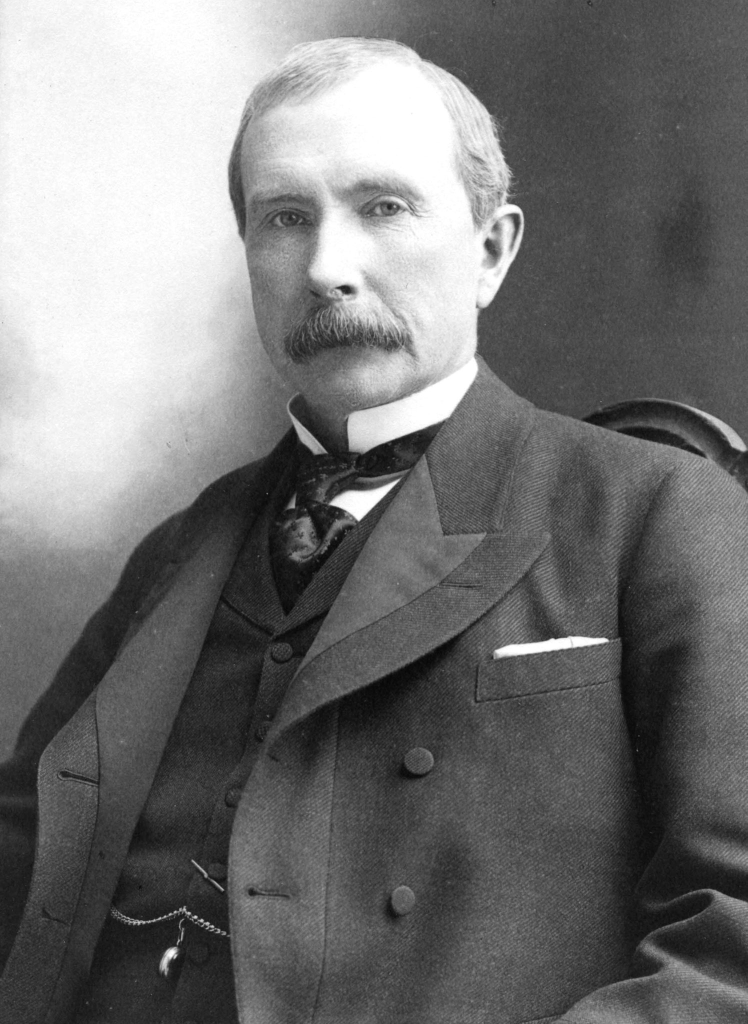
#> input picture assets/brand/_tmp/rockefeller_1885.jpg, 1495 x 2048 px (shown at 1/2 size)
$ python make_rockefeller_thumb.py
#> lines starting #> are read from the running program, lines starting #| are printed output that depends on the picture
"""
Rockefeller thumbnail v2 — fixes the murky-portrait problem.

Design (MagnatesMedia-grade, channel-brand consistent):
  * 1885 public-domain portrait (piercing gaze) on the RIGHT, contrast-graded
    with a gold/purple duotone so the face READS at feed size
  * left-edge fade into the brand charcoal->purple gradient
  * short copy stack: THE / $400 BILLION / MONOPOLY (gold accent word)
  * thin gold frame inset — the user's my_gold_frame template

Run: venv/Scripts/python.exe scripts/make_rockefeller_thumb.py
Out: assets/brand/rockefeller_thumbnail_v2.png  (1280x720)
"""
from pathlib import Path
import sys

from PIL import Image, ImageDraw, ImageEnhance, ImageFilter, ImageFont, ImageOps

PROJECT_ROOT = Path(__file__).resolve().parents[1]
sys.path.insert(0, str(PROJECT_ROOT))

FONT_PATH = PROJECT_ROOT / "assets" / "fonts" / "Montserrat-Bold.ttf"
PORTRAIT = PROJECT_ROOT / "assets" / "brand" / "_tmp" / "rockefeller_1885.jpg"
OUT = PROJECT_ROOT / "assets" / "brand" / "rockefeller_thumbnail_v2.png"

W, H = 1280, 720
CHARCOAL_TOP = (26, 24, 30)
CHARCOAL_BOT = (8, 8, 10)
PURPLE = (75, 0, 130)
GOLD = (212, 175, 55)
GOLD_BRIGHT = (255, 215, 90)
WHITE = (248, 248, 248)


def font(size: int) -> ImageFont.FreeTypeFont:
    return ImageFont.truetype(str(FONT_PATH), size)


def background() -> Image.Image:
    img = Image.new("RGB", (W, H))
#> img: PIL image 1280x720 RGB; every value is 0
    px = img.load()
    for y in range(H):
        t = y / (H - 1)
        r = int(CHARCOAL_TOP[0] + (CHARCOAL_BOT[0] - CHARCOAL_TOP[0]) * t)
        g = int(CHARCOAL_TOP[1] + (CHARCOAL_BOT[1] - CHARCOAL_TOP[1]) * t)
        b = int(CHARCOAL_TOP[2] + (CHARCOAL_BOT[2] - CHARCOAL_TOP[2]) * t)
        for x in range(W):
            px[x, y] = (r, g, b)
    glow = Image.new("L", (W, H), 0)
#> glow: PIL image 1280x720 L; every value is 0
    gd = ImageDraw.Draw(glow)
    gd.ellipse([-int(W * 0.25), H - int(H * 0.55), int(W * 0.45), int(H * 1.2)], fill=90)
    glow = glow.filter(ImageFilter.GaussianBlur(140))
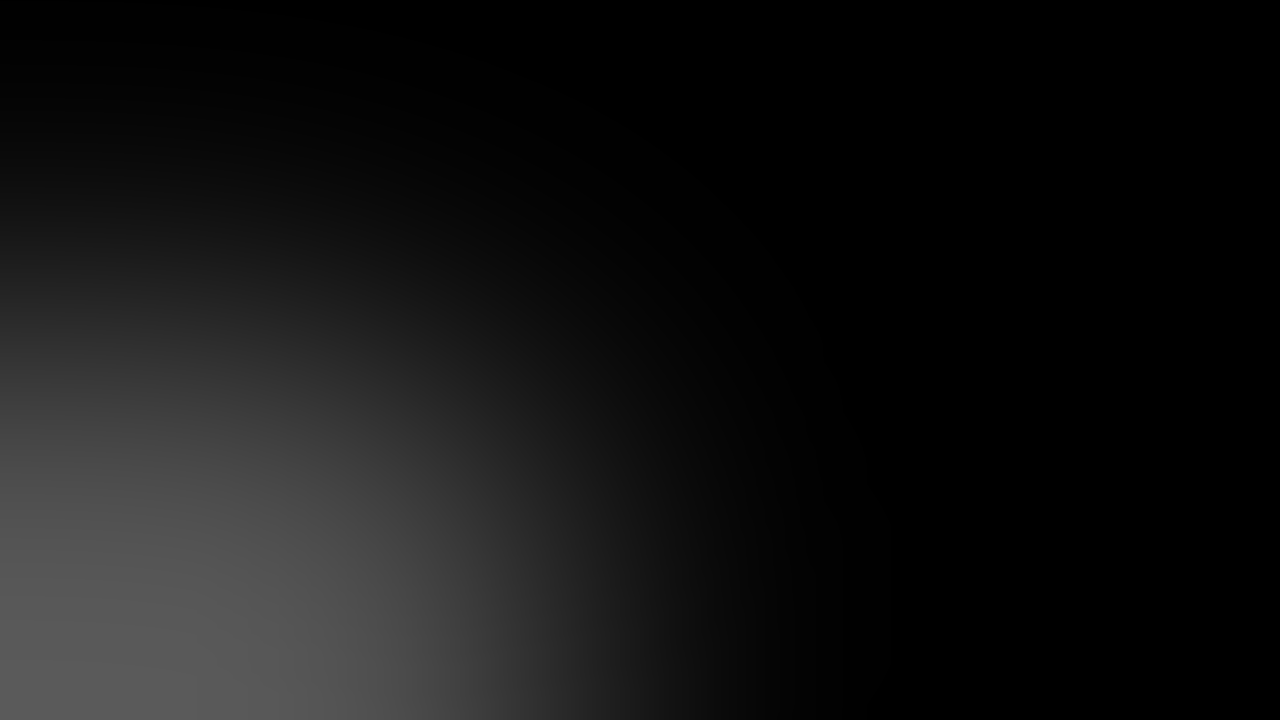
#> glow: PIL image 1280x720 L; min 0, max 90, mean 19.4
    tint = Image.new("RGB", (W, H), PURPLE)
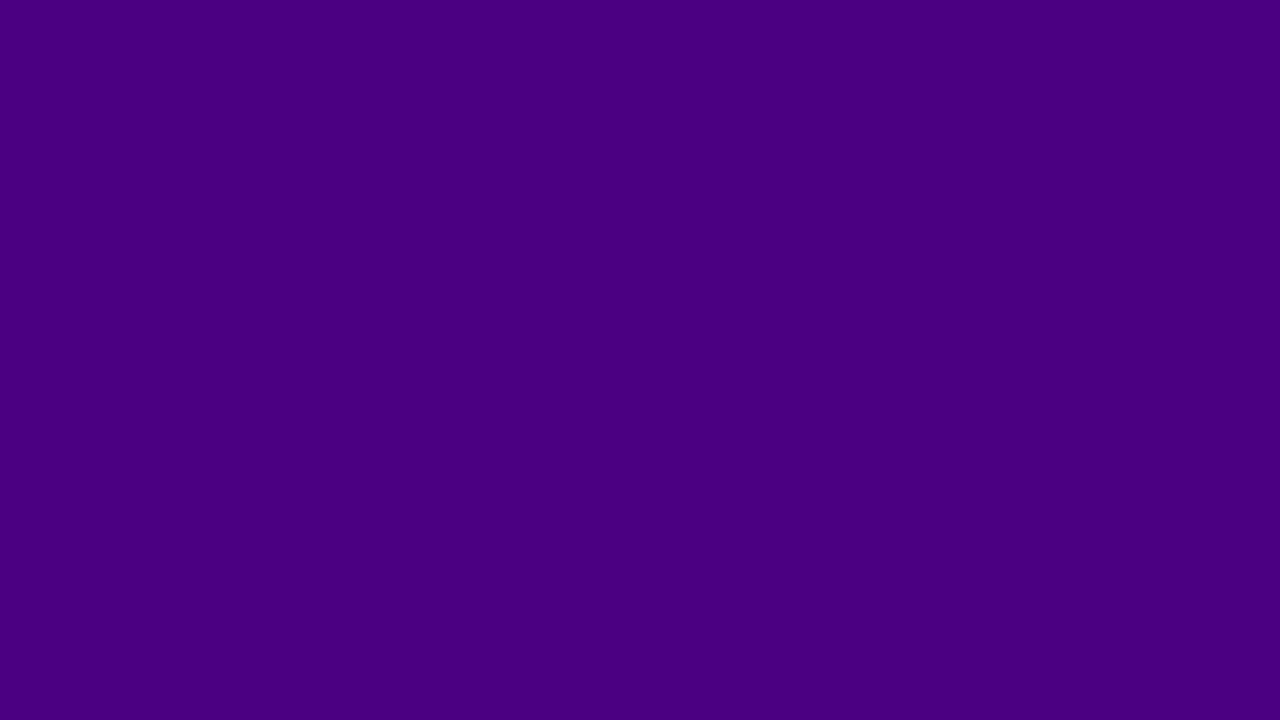
#> tint: PIL image 1280x720 RGB; mean R, G, B 75, 0, 130
    return Image.composite(Image.blend(img, tint, 0.5), img, glow)


def portrait_panel() -> Image.Image:
    """Right-side portrait: graded, warm duotone, left-edge faded to black."""
    src = Image.open(PORTRAIT).convert("RGB")
    # --- grade for feed-size legibility ---
    src = ImageEnhance.Contrast(src).enhance(1.22)
    src = ImageEnhance.Brightness(src).enhance(1.12)
    src = ImageEnhance.Color(src).enhance(0.0)  # pure mono base
    # warm gold duotone: map shadows->deep brown, highlights->warm cream
    duo = ImageOps.colorize(src.convert("L"), black=(38, 30, 26), white=(244, 232, 205), mid=(128, 102, 78))
    src = duo

    # crop a face-forward window: source 1495x2048, face in upper-center
    sw, sh = src.size
#> sw = 1495; sh = 2048
    crop_w = int(sw * 0.92)
#> crop_w = 1375
    crop_h = int(crop_w * H / (W * 0.52) * (H / H))  # panel aspect handled below
#> crop_h = 1487
    panel_w = int(W * 0.52)          # panel occupies right 52% of canvas
    panel_h = H
    # fill panel: scale so height covers, center on the face (upper third)
    scale = panel_h / sh
#> scale = 0.352
    new_w = int(sw * scale)
#> new_w = 525
    src = src.resize((new_w, panel_h), Image.LANCZOS)
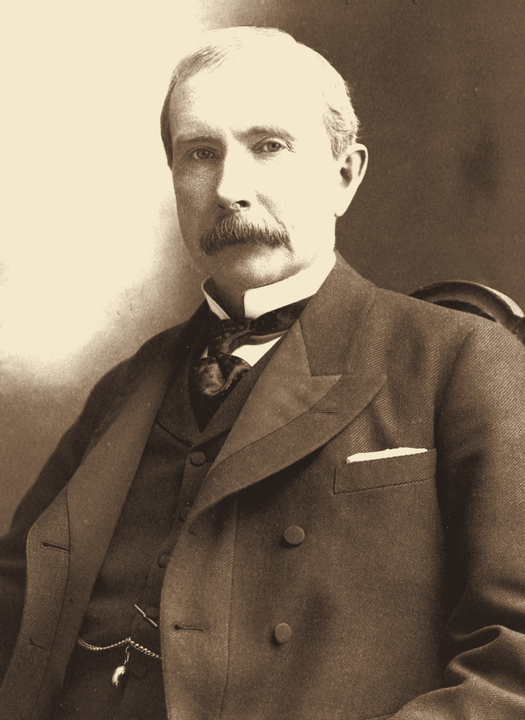
#> src: PIL image 525x720 RGB; mean R, G, B 128.8, 112.2, 93.7
    face_x = int(new_w * 0.44)       # face sits ~44% across the source
#> face_x = 231
    x0 = max(0, min(new_w - panel_w, face_x - panel_w // 2))
#> x0 = 0
    panel = src.crop((x0, 0, x0 + panel_w, panel_h))

    # left-edge fade to transparent so it melts into the background
    mask = Image.new("L", (panel_w, panel_h), 255)
#> mask: PIL image 665x720 L; every value is 255
    mp = mask.load()
    fade = int(panel_w * 0.38)
    for x in range(fade):
        v = int(255 * (x / fade) ** 1.5)
        for y in range(panel_h):
            mp[x, y] = v
    # subtle top/bottom vignette
    for y in range(int(panel_h * 0.06)):
        v = int(255 * y / (panel_h * 0.06))
        for x in range(panel_w):
            mp[x, y] = min(mp[x, y], v)
    for y in range(int(panel_h * 0.94), panel_h):
        v = int(255 * (panel_h - y) / (panel_h * 0.06))
        for x in range(panel_w):
            mp[x, y] = min(mp[x, y], v)

    panel = panel.convert("RGBA")
#> panel: PIL image 665x720 RGBA
    panel.putalpha(mask)
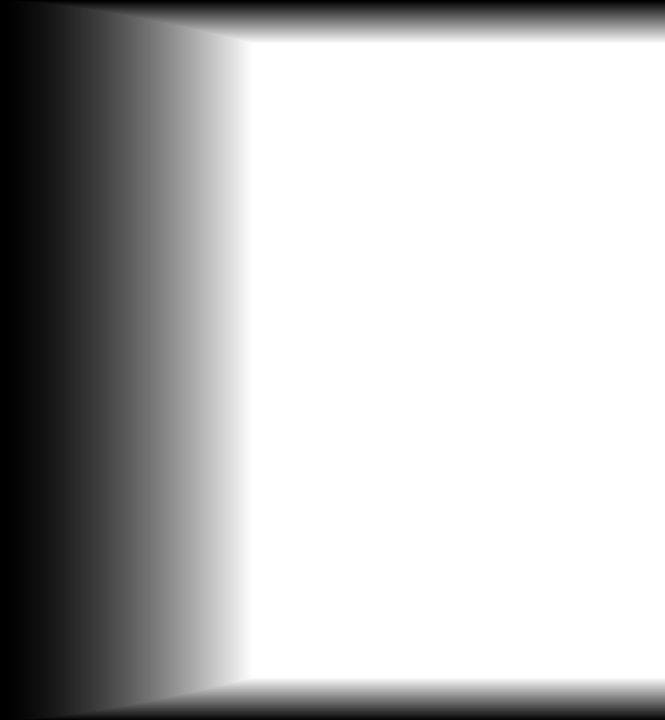
#> mask: PIL image 665x720 L; min 0, max 255, mean 185.7
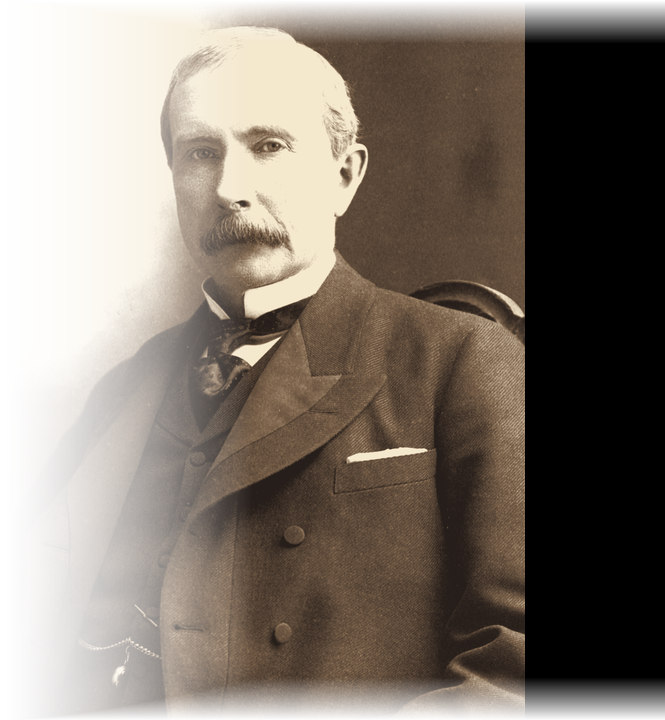
#> panel: PIL image 665x720 RGBA; mean R, G, B, A 101.7, 88.5, 74, 185.7; transparent parts drawn white
    return panel


def text_stack(img: Image.Image) -> None:
    d = ImageDraw.Draw(img)
    lines = [
        ("THE", 64, WHITE, 6),
        ("$400 BILLION", 118, WHITE, 9),
        ("MONOPOLY", 96, GOLD_BRIGHT, 9),
    ]
    x = 72
    y = 132
    for text, size, fill, stroke in lines:
        f = font(size)
        d.text((x, y), text, font=f, fill=fill, stroke_width=stroke, stroke_fill=(0, 0, 0))
        bb = d.textbbox((0, 0), text, font=f, stroke_width=stroke)
        y += (bb[3] - bb[1]) + 26
    # gold rule under the stack — brand echo
    d.rectangle([x, y + 6, x + 380, y + 13], fill=GOLD)


def gold_frame(img: Image.Image) -> None:
    d = ImageDraw.Draw(img)
    inset, t = 22, 4
    d.rectangle([inset, inset, W - inset, inset + t], fill=GOLD)
    d.rectangle([inset, H - inset - t, W - inset, H - inset], fill=GOLD)
    d.rectangle([inset, inset, inset + t, H - inset], fill=GOLD)
    d.rectangle([W - inset - t, inset, W - inset, H - inset], fill=GOLD)


def main() -> None:
    img = background().convert("RGBA")
    panel = portrait_panel()
    img.alpha_composite(panel, (W - panel.width, 0))
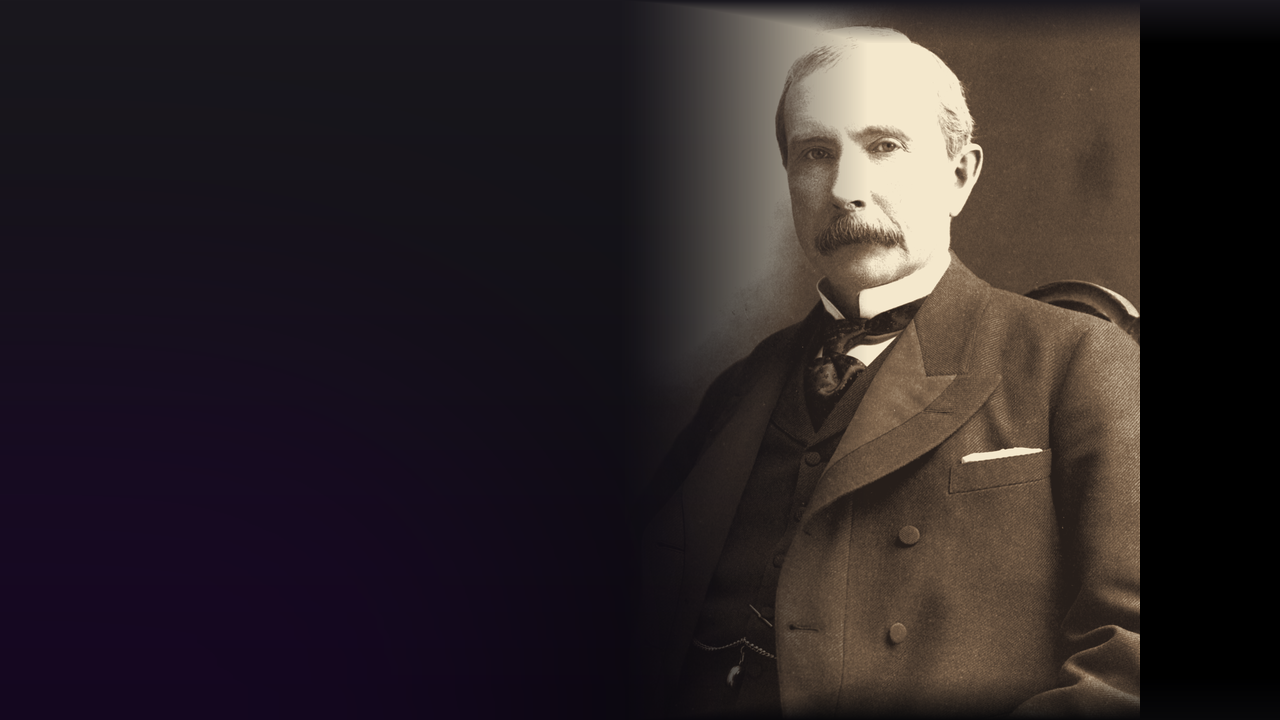
#> img: PIL image 1280x720 RGBA; mean R, G, B, A 45, 36.8, 39.2, 255
    text_stack(img)
#> the loop in text_stack, `for text, size, fill, stroke in lines:` made 3 passes
#> (bb, y) on passes 1 to 3: ((-7, 7, 134, 66), 217), ((-9, 11, 810, 136), 368), ((-9, 9, 548, 100), 485)
#> after the loop in text_stack, `for text, size, fill, stroke in lines:`: y = 485
    gold_frame(img)
    img.convert("RGB").save(OUT, quality=95)
    print("saved", OUT)

    # feed-size self-check: does the copy still read at 320px wide?
    small = img.convert("RGB").resize((320, 180), Image.LANCZOS)
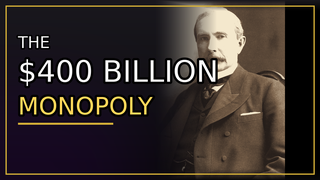
#> small: PIL image 320x180 RGB; mean R, G, B 56.1, 47.5, 43.8
    small.save(OUT.parent / "rockefeller_thumbnail_v2_feedsize.png")
    print("saved feed-size check", OUT.parent / "rockefeller_thumbnail_v2_feedsize.png")


if __name__ == "__main__":
    main()
